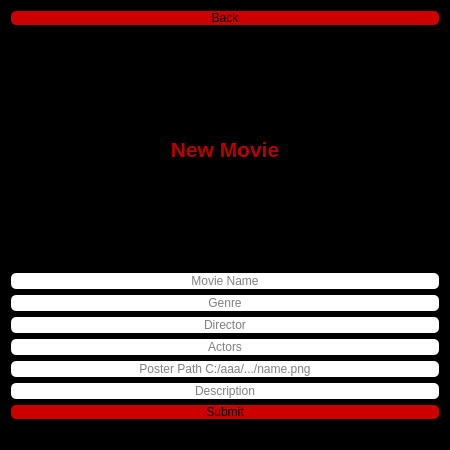
<?xml version="1.0" encoding="UTF-8"?>
<ui version="4.0">
 <class>NewMovieAdd</class>
 <widget class="QDialog" name="NewMovieAdd">
  <property name="geometry">
   <rect>
    <x>0</x>
    <y>0</y>
    <width>450</width>
    <height>450</height>
   </rect>
  </property>
  <property name="windowTitle">
   <string>Add New Movie</string>
  </property>
  <property name="windowIcon">
   <iconset resource="image.qrc">
    <normaloff>:/splash/xilften.png</normaloff>:/splash/xilften.png</iconset>
  </property>
  <property name="styleSheet">
   <string notr="true">background-color: rgb(0, 0, 0);</string>
  </property>
  <layout class="QVBoxLayout" name="verticalLayout_3">
   <item>
    <widget class="QPushButton" name="Back">
     <property name="font">
      <font/>
     </property>
     <property name="styleSheet">
      <string notr="true">QPushButton{
	color: rgb(0, 0, 0);
	background-color: rgb(204, 0, 0);
   	border-radius:5px;
}
QPushButton:hover{
	color: rgb(255, 255, 255);
}
QPushButton:pressed{
	background-color: rgb(255, 255, 255);
}
</string>
     </property>
     <property name="text">
      <string>Back</string>
     </property>
     <property name="icon">
      <iconset resource="image.qrc">
       <normaloff>:/icons/icons/back.png</normaloff>:/icons/icons/back.png</iconset>
     </property>
    </widget>
   </item>
   <item>
    <spacer name="verticalSpacer_2">
     <property name="font">
      <font/>
     </property>
     <property name="orientation">
      <enum>Qt::Vertical</enum>
     </property>
     <property name="sizeHint" stdset="0">
      <size>
       <width>20</width>
       <height>40</height>
      </size>
     </property>
    </spacer>
   </item>
   <item>
    <widget class="QLabel" name="label">
     <property name="font">
      <font>
       <pointsize>16</pointsize>
       <bold>true</bold>
      </font>
     </property>
     <property name="styleSheet">
      <string notr="true">color: rgb(185, 0, 0);</string>
     </property>
     <property name="text">
      <string>New Movie</string>
     </property>
     <property name="alignment">
      <set>Qt::AlignCenter</set>
     </property>
    </widget>
   </item>
   <item>
    <spacer name="verticalSpacer">
     <property name="font">
      <font/>
     </property>
     <property name="orientation">
      <enum>Qt::Vertical</enum>
     </property>
     <property name="sizeHint" stdset="0">
      <size>
       <width>20</width>
       <height>40</height>
      </size>
     </property>
    </spacer>
   </item>
   <item>
    <layout class="QVBoxLayout" name="verticalLayout">
     <item>
      <widget class="QLineEdit" name="MovieName">
       <property name="font">
        <font/>
       </property>
       <property name="styleSheet">
        <string notr="true">
background-color: rgb(255, 255, 255);
border-radius:5px;</string>
       </property>
       <property name="inputMask">
        <string/>
       </property>
       <property name="text">
        <string/>
       </property>
       <property name="alignment">
        <set>Qt::AlignCenter</set>
       </property>
       <property name="placeholderText">
        <string>Movie Name</string>
       </property>
       <property name="clearButtonEnabled">
        <bool>false</bool>
       </property>
      </widget>
     </item>
     <item>
      <widget class="QLineEdit" name="Genre">
       <property name="font">
        <font/>
       </property>
       <property name="styleSheet">
        <string notr="true">
background-color: rgb(255, 255, 255);
border-radius:5px;</string>
       </property>
       <property name="inputMask">
        <string/>
       </property>
       <property name="text">
        <string/>
       </property>
       <property name="alignment">
        <set>Qt::AlignCenter</set>
       </property>
       <property name="placeholderText">
        <string>Genre</string>
       </property>
       <property name="clearButtonEnabled">
        <bool>false</bool>
       </property>
      </widget>
     </item>
     <item>
      <widget class="QLineEdit" name="Director">
       <property name="font">
        <font/>
       </property>
       <property name="styleSheet">
        <string notr="true">
background-color: rgb(255, 255, 255);
border-radius:5px;</string>
       </property>
       <property name="inputMask">
        <string/>
       </property>
       <property name="text">
        <string/>
       </property>
       <property name="alignment">
        <set>Qt::AlignCenter</set>
       </property>
       <property name="placeholderText">
        <string>Director</string>
       </property>
       <property name="clearButtonEnabled">
        <bool>false</bool>
       </property>
      </widget>
     </item>
     <item>
      <widget class="QLineEdit" name="Actors">
       <property name="font">
        <font/>
       </property>
       <property name="styleSheet">
        <string notr="true">
background-color: rgb(255, 255, 255);
border-radius:5px;</string>
       </property>
       <property name="inputMask">
        <string/>
       </property>
       <property name="text">
        <string/>
       </property>
       <property name="alignment">
        <set>Qt::AlignCenter</set>
       </property>
       <property name="placeholderText">
        <string>Actors</string>
       </property>
       <property name="clearButtonEnabled">
        <bool>false</bool>
       </property>
      </widget>
     </item>
     <item>
      <widget class="QLineEdit" name="path">
       <property name="font">
        <font/>
       </property>
       <property name="styleSheet">
        <string notr="true">
background-color: rgb(255, 255, 255);
border-radius:5px;</string>
       </property>
       <property name="inputMask">
        <string/>
       </property>
       <property name="text">
        <string/>
       </property>
       <property name="alignment">
        <set>Qt::AlignCenter</set>
       </property>
       <property name="placeholderText">
        <string>Poster Path C:/aaa/.../name.png</string>
       </property>
       <property name="clearButtonEnabled">
        <bool>false</bool>
       </property>
      </widget>
     </item>
     <item>
      <widget class="QLineEdit" name="description">
       <property name="font">
        <font/>
       </property>
       <property name="styleSheet">
        <string notr="true">
background-color: rgb(255, 255, 255);
border-radius:5px;</string>
       </property>
       <property name="inputMask">
        <string/>
       </property>
       <property name="text">
        <string/>
       </property>
       <property name="alignment">
        <set>Qt::AlignCenter</set>
       </property>
       <property name="placeholderText">
        <string>Description</string>
       </property>
       <property name="clearButtonEnabled">
        <bool>false</bool>
       </property>
      </widget>
     </item>
    </layout>
   </item>
   <item>
    <layout class="QVBoxLayout" name="verticalLayout_2">
     <item>
      <widget class="QPushButton" name="submit">
       <property name="font">
        <font/>
       </property>
       <property name="styleSheet">
        <string notr="true">QPushButton{
	color: rgb(0, 0, 0);
	background-color: rgb(204, 0, 0);
   	border-radius:5px;
}
QPushButton:hover{
	color: rgb(255, 255, 255);
}
QPushButton:pressed{
	background-color: rgb(255, 255, 255);
}
</string>
       </property>
       <property name="text">
        <string>Submit</string>
       </property>
       <property name="icon">
        <iconset resource="image.qrc">
         <normaloff>:/icons/icons/check.png</normaloff>:/icons/icons/check.png</iconset>
       </property>
      </widget>
     </item>
     <item>
      <widget class="QLabel" name="SubOK">
       <property name="font">
        <font/>
       </property>
       <property name="styleSheet">
        <string notr="true">color: rgb(185, 0, 0);</string>
       </property>
       <property name="text">
        <string/>
       </property>
      </widget>
     </item>
    </layout>
   </item>
  </layout>
 </widget>
 <resources>
  <include location="image.qrc"/>
 </resources>
 <connections/>
</ui>
